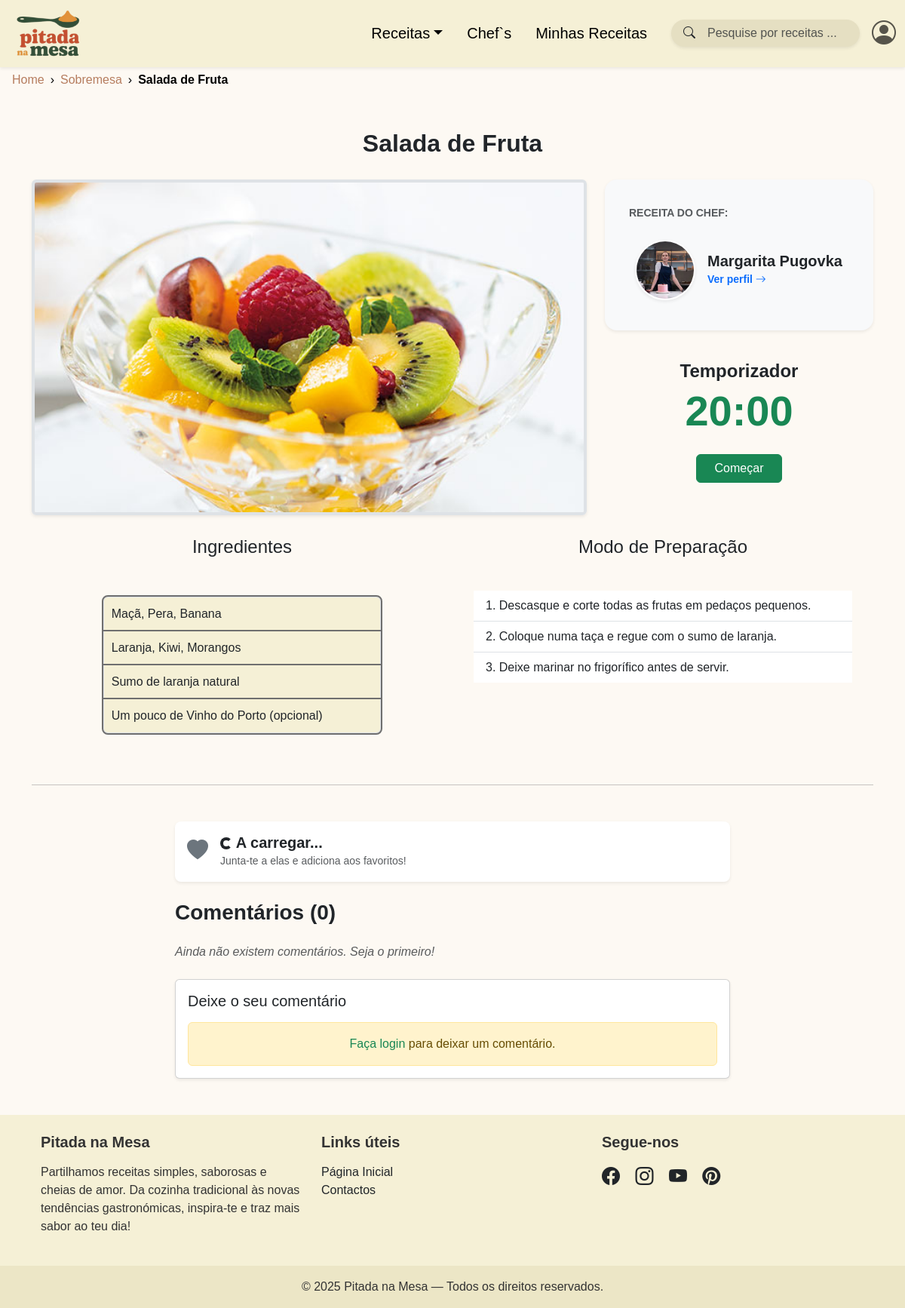
The app's page /receita.php?id=46 with its own data.
### tables this page shows
CREATE TABLE IF NOT EXISTS `receitas` (
  `id` int NOT NULL AUTO_INCREMENT,
  `titulo` varchar(100) NOT NULL,
  `categoria` varchar(50) DEFAULT NULL,
  `imagem` varchar(255) DEFAULT NULL,
  `tempo_preparo` int DEFAULT NULL,
  `descricao` text,
  `id_chef` int DEFAULT NULL,
  `id_utilizador` int DEFAULT NULL,
  `estado` tinyint(1) DEFAULT '1',
  PRIMARY KEY (`id`)
);

CREATE TABLE IF NOT EXISTS `chefs` (
  `id` int NOT NULL AUTO_INCREMENT,
  `nome` varchar(100) NOT NULL,
  `descricao` text,
  `imagem` varchar(100) NOT NULL,
  PRIMARY KEY (`id`)
);

CREATE TABLE IF NOT EXISTS `ingredientes` (
  `id` int NOT NULL AUTO_INCREMENT,
  `id_receita` int NOT NULL,
  `nome` varchar(255) NOT NULL,
  PRIMARY KEY (`id`)
);

CREATE TABLE IF NOT EXISTS `preparacao` (
  `id` int NOT NULL AUTO_INCREMENT,
  `id_receita` int NOT NULL,
  `passo` text NOT NULL,
  `ordem` int NOT NULL,
  PRIMARY KEY (`id`)
);

### receita.php (the view, shortened to what this page needs)
<?php
require('includes/connection.php');
$id_receita = $_GET['id'];
$sql = "SELECT r.*,
               c.id as id_chef, c.nome as nome_chef, c.imagem as imagem_chef,
               u.iduser as id_utilizador, u.utilizador as nome_utilizador, dp.avatar as avatar_utilizador
        FROM receitas r
        LEFT JOIN chefs c ON r.id_chef = c.id
        LEFT JOIN utilizadores u ON r.id_utilizador = u.iduser
        LEFT JOIN dados_perfil dp ON u.iduser = dp.id_utilizador
        WHERE r.id = ?";
$stmt = $dbh->prepare($sql);
$stmt->execute([$id_receita]);
$receita = $stmt->fetch(PDO::FETCH_ASSOC);
$stmtIng = $dbh->prepare("SELECT * FROM ingredientes WHERE id_receita = ?");
$stmtIng->execute([$id_receita]);
$ingredientes = $stmtIng->fetchAll(PDO::FETCH_ASSOC);
$stmtPrep = $dbh->prepare("SELECT * FROM preparacao WHERE id_receita = ? ORDER BY ordem ASC");
$stmtPrep->execute([$id_receita]);
$passos = $stmtPrep->fetchAll(PDO::FETCH_ASSOC);
$sqlComentarios = "
    SELECT c.*, u.utilizador, dp.avatar
    FROM comentarios c
    JOIN utilizadores u ON c.id_utilizador = u.iduser
    LEFT JOIN dados_perfil dp ON u.iduser = dp.id_utilizador
    WHERE c.id_receita = ?
    ORDER BY c.data_comentario DESC
";
$stmtComments = $dbh->prepare($sqlComentarios);
$stmtComments->execute([$id_receita]);
$lista_comentarios = $stmtComments->fetchAll(PDO::FETCH_ASSOC);
$e_favorito = false;
$classe_coracao = $e_favorito ? "text-danger" : "text-secondary";
?>
<!DOCTYPE html>
<html lang="pt">
<head>
  <link href="css/bootstrap.min.css" rel="stylesheet">
  <link href="css/bootstrap-icons.min.css" rel="stylesheet">
  <link href="css/style.css" rel="stylesheet">
</head>
<body>
    <?php require('includes/nav.php'); ?>
    <div class="ms-3 mt-4">
        <ol class="breadcrumb">
            <li class="breadcrumb-item"><a href="index.php">Home</a></li>
      <?php
                $mapa_slugs = [
                    'Receitas de carne' => 'carne',
                    'Peixe'             => 'peixe',
                    'Sobremesa'         => 'sobremesa',
                    'Sopas e Cremes'    => 'sopa',
                    'Comunidade'        => 'comunidade'
                ];
                $catNome = $receita['categoria'];
                $catLink = isset($mapa_slugs[$catNome]) ? "categoria.php?tipo=" . $mapa_slugs[$catNome] : "#";?>
            <li class="breadcrumb-item"><a href="<?php echo $catLink; ?>"><?php echo htmlspecialchars($catNome); ?></a></li>
            <li class="breadcrumb-item active" aria-current="page"><?php echo htmlspecialchars($receita['titulo']); ?></li>
        </ol>
    </div>
<div class="container">
        <div class="fw-bold mb-4 mt-5 fs-2 text-center"><?php echo htmlspecialchars($receita['titulo']); ?></div>
        <?php
            $temAutor = !empty($receita['id_chef']) || !empty($receita['id_utilizador']);
            $nomeAutor = "";
            $imgAutor = "imgs/avatar/avpadrao.jpg";
            $linkAutor = "#";
            $labelAutor = "";
            $classeLink = "text-decoration-none text-dark d-flex flex-column flex-lg-row align-items-center mt-3 p-2 rounded hover-bg-white transition";
            if ($temAutor) {
                if (!empty($receita['id_chef'])) {
                    $nomeAutor = $receita['nome_chef'];
                    $labelAutor = "Receita do Chef:";
                    $linkAutor = "chefs.php#chef-" . $receita['id_chef'];
                    if (!empty($receita['imagem_chef']) && file_exists($receita['imagem_chef'])) {
                        $imgAutor = $receita['imagem_chef'];
                    }
                }
            }
        ?>
        <?php if ($temAutor): ?>
            <div class="row justify-content-center align-items-start mb-3">
                <div class="col-12 col-lg-8 mb-4 mb-lg-0">
                    <img src="<?php echo htmlspecialchars($receita['imagem']); ?>"
                         class="img-fluid w-100 border border-4 rounded shadow-sm"
                         style="max-height: 600px; object-fit: cover; "
                         alt="<?php echo htmlspecialchars($receita['titulo']); ?>">
                </div>
                <div class="col-12 col-lg-4">
                    <div class="row align-items-center">
                        <div class="col-12 col-md-6 col-lg-12 mb-3">
                            <div class="card border-0 shadow-sm bg-light rounded-4 p-3 h-100">
                                <div class="card-body text-center text-lg-start">
                                    <small class="text-uppercase text-muted fw-bold ls-1"><?php echo $labelAutor; ?></small>
                                    <a href="<?php echo $linkAutor; ?>" class="<?php echo $classeLink; ?>">
                                        <img src="<?php echo $imgAutor; ?>"
                                             class="rounded-circle border border-2 border-white shadow-sm mb-2 mb-lg-0 me-lg-3"
                                             style="width: 80px; height: 80px; object-fit: cover;"
                                             alt="<?php echo htmlspecialchars($nomeAutor); ?>">
                                        <div>
                                            <h5 class="fw-bold mb-0 text-break"><?php echo htmlspecialchars($nomeAutor); ?></h5>
                                            <?php if (!empty($receita['id_chef'])): ?>
                                                <small class="text-primary fw-semibold">Ver perfil <i class="bi bi-arrow-right"></i></small>
                                            <?php else: ?>
                                                <small class="text-success fw-semibold"><i class="bi bi-star-fill"></i> Membro verificado</small>
                                            <?php endif; ?>
                                        </div>
                                    </a>
                                </div>
                            </div>
                        </div>
                        <div class="col-12 col-md-6 col-lg-12">
                            <div id="timer-wrapper" class="text-center my-4">
                                <h4 class="fw-bold mb-1">Temporizador</h4>
                                <h2 id="timer" class="display-4 fw-bold text-success mb-4">00:00</h2>
                                <div class="gap-3 timer-controls-original">
                                    <button id="startBtn" class="btn btn-success px-4">Começar</button>
                                </div>
                            </div>
                        </div>
                    </div>
                </div>
            </div>
        <?php endif; ?>
        <div class="container overflow-hidden">
            <div class="row gx-4 py-1 align-items-start">
                <div class="col-12 col-md-6 d-flex flex-column align-items-center">
                    <div class=" mb-4 mt-1 fs-4 text-center ">Ingredientes</div>
                    <div class="p-3 w-75 mt-2 mx-auto">
                        <ul class="list-group">
                            <?php foreach($ingredientes as $ing): ?>
                                <li class="list-group-item bg-receita"><?php echo htmlspecialchars($ing['nome']); ?></li>
                            <?php endforeach; ?>
                        </ul>
                    </div>
                </div>
                <div class="col-12 col-md-6">
                    <div class=" mb-4 mt-1 fs-4 text-center">Modo de Preparação</div>
                    <div class="p-3">
                        <ul class="list-group list-group-flush list-group-numbered">
                            <?php foreach($passos as $passo): ?>
                                <li class="list-group-item"><?php echo htmlspecialchars($passo['passo']); ?></li>
                            <?php endforeach; ?>
                        </ul>
                    </div>
                </div>
            </div>
        </div>
        <hr class="my-5">
        <div class="row justify-content-center mb-5">
            <div class="col-md-8">
                <div class="d-flex align-items-center mb-4 p-3 rounded-3 shadow-sm" style="background-color: white;">
                    <div class="me-3">
                        <button class="btn btn-link p-0 border-0 text-decoration-none"
                                onclick="toggleFavorito(this, <?php echo $id_receita; ?>, '<?php echo addslashes($receita['titulo']); ?>', '<?php echo $receita['imagem']; ?>', 'receita.php?id=<?php echo $id_receita; ?>')"
                                style="cursor: pointer;">
                            <i class="bi bi-heart-fill fs-3 <?php echo $classe_coracao; ?>"></i>
                        </button>
                    </div>
                    <div>
                        <h5 class="mb-0 fw-bold" id="texto-likes-completo">
                            <span class="spinner-border spinner-border-sm" role="status" aria-hidden="true"></span> A carregar...
                        </h5>
                        <small id="msg-incentivo" class="text-muted <?php echo $e_favorito ? 'd-none' : ''; ?>">
                            Junta-te a elas e adiciona aos favoritos!
                        </small>
                    </div>
                </div>
                <h3 class="fw-bold mb-4">Comentários (<?php echo count($lista_comentarios); ?>)</h3>
                <div class="mb-4" id="lista-comentarios">
                    <?php if (count($lista_comentarios) > 0): ?>
                        <?php foreach($lista_comentarios as $com): ?>
                            <?php
                                $avatar_final = "imgs/avatar/avpadrao.jpg";
                                $avatar_db = $com['avatar'];
                                if (!empty($avatar_db) && $avatar_db != 'default') {
                                    if (file_exists("imgs/avatar/" . $avatar_db)) {
                                        $avatar_final = "imgs/avatar/" . $avatar_db;
                                    } elseif (file_exists($avatar_db)) {
                                        $avatar_final = $avatar_db;
                                    }
                                }
                            ?>
                            <div class="card mb-3 border-0 shadow-sm comentario-item" style="background-color: rgb(253, 249, 243);">
                                <div class="card-body">
                                    <div class="d-flex align-items-center mb-2">
                                        <img src="<?php echo $avatar_final; ?>" class="rounded-circle me-2" width="40" height="40" style="object-fit: cover; border: 2px solid #8B4513;">
                                        <div>
                                            <h6 class="fw-bold mb-0"><?php echo htmlspecialchars($com['utilizador']); ?></h6>
                                            <small class="text-muted"><?php echo date('d/m/Y H:i', strtotime($com['data_comentario'])); ?></small>
                                        </div>
                                    </div>
                                    <p class="card-text ps-5"><?php echo nl2br(htmlspecialchars($com['comentario'])); ?></p>
                                </div>
                            </div>
                        <?php endforeach; ?>
                        <div class="text-center mt-3">
                            <button id="btnVerMais" class="btn btn-outline-secondary btn-sm" style="display: none;">
                                Ver mais comentários <i class="bi bi-chevron-down ms-1"></i>
                            </button>
                        </div>
                    <?php else: ?>
                        <p class="text-muted fst-italic">Ainda não existem comentários. Seja o primeiro!</p>
                    <?php endif; ?>
                </div>
                <div class="card shadow-sm">
                    <div class="card-body">
                        <h5 class="card-title mb-3">Deixe o seu comentário</h5>
                        <?php if (isset($_SESSION['logado']) && $_SESSION['logado'] === true): ?>
                        <form id="formComentario">
                            <div class="form-floating mb-3">
                                <textarea class="form-control" name="comentario" placeholder="Escreva aqui..." id="floatingTextarea2" style="height: 100px" required></textarea>
                                <label for="floatingTextarea2">O que achou desta receita?</label>
                            </div>
                            <div class="d-grid d-md-flex justify-content-md-end">
                                <button type="submit" class="btn btn-success">Publicar Comentário</button>
                            </div>
                        </form>
                        <?php else: ?>
                            <div class="alert alert-warning mb-0 text-center">
                                <a href="auth/login.php" class="link-underline-success link-underline-opacity-0 link-underline-opacity-100-hover text-success">Faça login</a> para deixar um comentário.
                            </div>
                        <?php endif; ?>
                    </div>
                </div>
            </div>
        </div>
    </div>
    <?php require('includes/footer.php'); ?>
</body>
</html>

### css/style.css (style rules this page uses)
body { background-color: rgb(253, 249, 243); padding-top: 70px; font-family: 'Trebuchet MS', 'Lucida Sans Unicode', 'Lucida Grande', 'Lucida Sans', Arial, sans-serif; }
.bg-receita { background-color: rgb(245, 240, 214); outline: 2px solid rgb(111, 111, 111); padding: 10px; }
.breadcrumb-item + .breadcrumb-item::before { content: "›"; color: rgb(0, 0, 0); font-weight: 500; }
.breadcrumb a { color: rgb(182, 125, 95); text-decoration: none; font-weight: 500; }
.breadcrumb-item.active { color: rgb(0, 0, 0); font-weight: 600; }

### records on screen
receitas: categoria "Sobremesa", titulo "Salada de Fruta", imagem (picture), id_chef "RECEITA DO CHEF:", id_chef.imagem (picture), id_chef.nome "Margarita Pugovka"
ingredientes: nome "Maçã, Pera, Banana"
ingredientes: nome "Laranja, Kiwi, Morangos"
ingredientes: nome "Sumo de laranja natural"
ingredientes: nome "Um pouco de Vinho do Porto (opcional)"
preparacao: passo "Descasque e corte todas as frutas em pedaços pequenos."
preparacao: passo "Coloque numa taça e regue com o sumo de laranja."
preparacao: passo "Deixe marinar no frigorífico antes de servir."

### other values on screen
count($lista_comentarios) "0"
